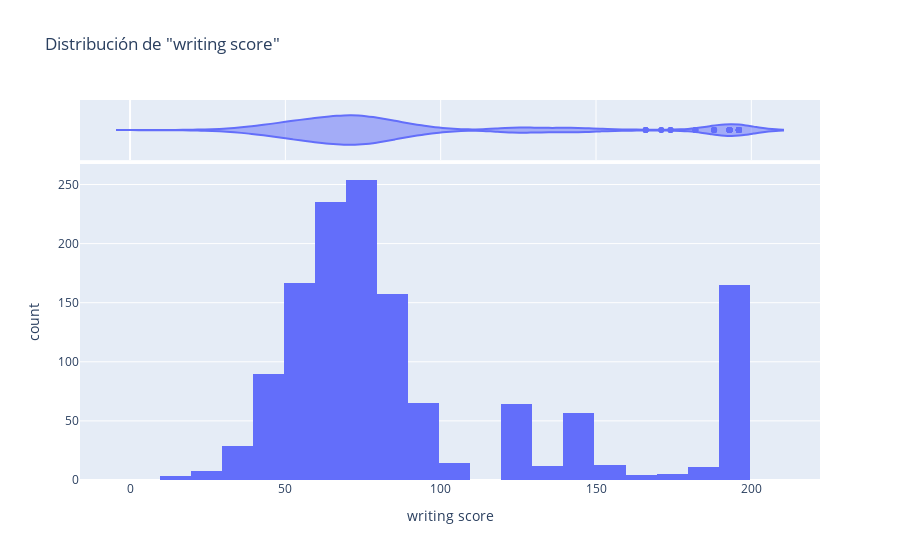

The cell this chart's notebook holds for it:
### Code cell
px.histogram(df_grades, x='writing score', title='Distribución de "writing score"', marginal='violin')

### Figure 1 — Plotly figure (JSON) as saved in the notebook; plotly's stock layout.template omitted (floating-point values rounded to 4 significant figures; data arrays with more than 128 entries replaced by an {"elided": "..."} marker saying what was removed)
{"data": [{"alignmentgroup": "True", "bingroup": "x", "hovertemplate": "writing score=%{x}<br>count=%{y}<extra></extra>", "legendgroup": "", "marker": {"color": "#636efa"}, "name": "", "offsetgroup": "", "orientation": "v", "showlegend": false, "type": "histogram", "x": {"elided": "1400 int values"}, "xaxis": "x", "yaxis": "y"}, {"alignmentgroup": "True", "hovertemplate": "writing score=%{x}<extra></extra>", "legendgroup": "", "marker": {"color": "#636efa"}, "name": "", "offsetgroup": "", "scalegroup": "x", "showlegend": false, "type": "violin", "x": {"elided": "1400 int values"}, "xaxis": "x2", "yaxis": "y2"}], "layout": {"barmode": "relative", "legend": {"tracegroupgap": 0}, "title": {"text": "Distribución de \"writing score\""}, "xaxis": {"anchor": "y", "domain": [0, 1], "title": {"text": "writing score"}}, "xaxis2": {"anchor": "y2", "domain": [0, 1], "matches": "x", "showgrid": true, "showticklabels": false}, "yaxis": {"anchor": "x", "domain": [0, 0.8316], "title": {"text": "count"}}, "yaxis2": {"anchor": "x2", "domain": [0.8416, 1], "matches": "y2", "showgrid": false, "showline": false, "showticklabels": false, "ticks": ""}}}
